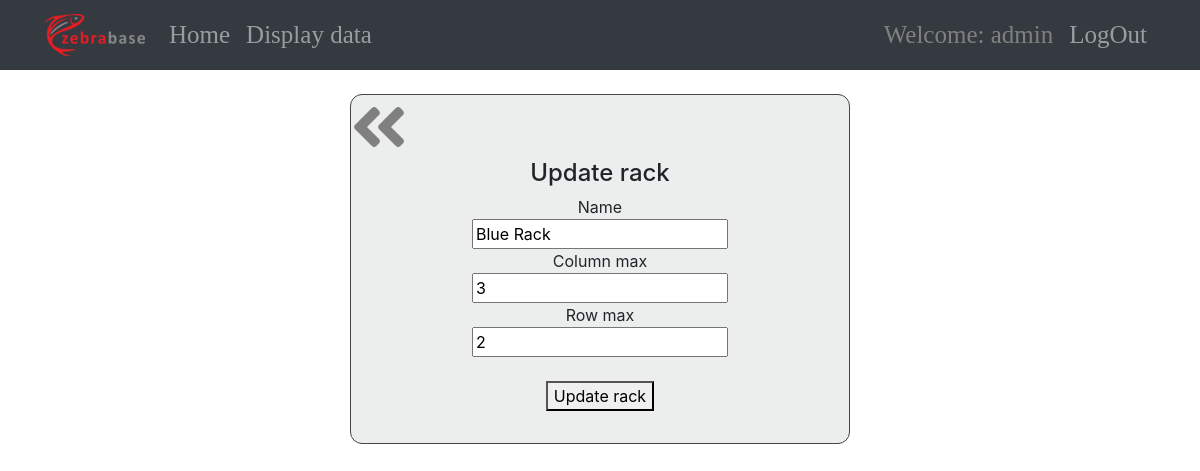
The app's page /rooms/19/rack/37/update (signed in) with its own data.
### management/models.py (models this page shows)
class Rack(models.Model):
    row_max = models.IntegerField()
    column_max = models.IntegerField()
    name = models.CharField(max_length = 100)
    room_id = models.ForeignKey(Room,to_field='id', on_delete=models.CASCADE)

### management/views.py (the view, shortened to what this page needs)
# urls.py: path('rooms/<int:room_pk>/rack/<int:pk>/update',login_required(UpdateRackView.as_view()),name='rack_update'),
class UpdateRackView(UpdateView):
    template_name = 'rack_update.html'
    model = Rack
    fields = ['name','column_max','row_max']

### management/templates/rack_update.html (shortened to what this page needs)
<!DOCTYPE html>
{% extends "base.html" %}
    {% block content%}
    <br>
    <div style = 'background: #eceeee; border: 1px solid #42464b; border-radius: 12px;height: 350px;width: 500px; position:center; margin: auto;'>
      <i style = "color:grey;"  onclick="goBack()" class="fas fa-angle-double-left fa-4x"></i>
      <div style = 'text-align: center';>
        <form method="post">
          <h4>Update rack</h4>
          {{form.name.label}}<br>
          {{form.name}}<br>
          {{form.column_max.label}}<br>
          {{form.column_max}}<br>
          {{form.row_max.label}}<br>
          {{form.row_max}}<br><br>
          <button type="submit">Update rack</button>
        </form>
      </div>
    </div>
    {% endblock %}

### management/templates/base.html (shortened to what this page needs)
<!DOCTYPE html>
<html lang="en" dir="ltr">
  <head>
    {% load staticfiles %}
    <link rel="stylesheet" href="https://stackpath.bootstrapcdn.com/bootstrap/4.3.1/css/bootstrap.min.css">
    <link rel="stylesheet" href="https://use.fontawesome.com/releases/v5.7.2/css/all.css">
  </head>
  <body>
    <nav class="navbar navbar-expand-lg navbar-dark bg-dark" style = "font-family: 'Viga';font-size: 25px; " >
      <div class="container">
      <a class="navbar-brand" href="{% url 'index'%}"><img src="{% static "images/logo.png" %}" alt="not found" ></a>
      <div class="collapse navbar-collapse"id="navbarText" >
        <ul class="navbar-nav mr-auto">
          <li class="nav-item">
            <a class="nav-link" href="{% url 'index'%}">Home</a>
          </li>
          <li class="nav-item">
            <a class="nav-link" href="{% url 'rooms'%}">Display data</a>
          </li>
        </ul>
        <ul class="nav navbar-nav navbar-right">
        <div style = "color:grey;" class="nav-link" >Welcome: {{ user }} </div>
        <a class="nav-link" href="{% url 'logout' %}">LogOut</a>
        </ul>
      </div>
      </div>
    </nav>
    <div class="container">
      {% block content %}
      {% endblock %}
    </div>
  </body>
</html>

### records on screen
Rack: name "Blue Rack", column_max "3", row_max "2"

### other values on screen
{{ user }} "admin"
